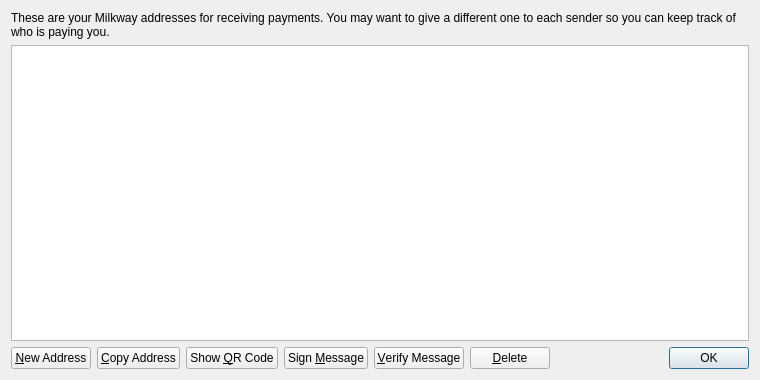
<?xml version="1.0" encoding="UTF-8"?>
<ui version="4.0">
 <class>AddressBookPage</class>
 <widget class="QWidget" name="AddressBookPage">
  <property name="geometry">
   <rect>
    <x>0</x>
    <y>0</y>
    <width>760</width>
    <height>380</height>
   </rect>
  </property>
  <property name="windowTitle">
   <string>Address Book</string>
  </property>
  <layout class="QVBoxLayout" name="verticalLayout">
   <item>
    <widget class="QLabel" name="labelExplanation">
     <property name="text">
      <string>These are your Milkway addresses for receiving payments. You may want to give a different one to each sender so you can keep track of who is paying you.</string>
     </property>
     <property name="textFormat">
      <enum>Qt::PlainText</enum>
     </property>
     <property name="wordWrap">
      <bool>true</bool>
     </property>
    </widget>
   </item>
   <item>
    <widget class="QTableView" name="tableView">
     <property name="contextMenuPolicy">
      <enum>Qt::CustomContextMenu</enum>
     </property>
     <property name="toolTip">
      <string>Double-click to edit address or label</string>
     </property>
     <property name="tabKeyNavigation">
      <bool>false</bool>
     </property>
     <property name="alternatingRowColors">
      <bool>true</bool>
     </property>
     <property name="selectionMode">
      <enum>QAbstractItemView::SingleSelection</enum>
     </property>
     <property name="selectionBehavior">
      <enum>QAbstractItemView::SelectRows</enum>
     </property>
     <property name="sortingEnabled">
      <bool>true</bool>
     </property>
     <attribute name="verticalHeaderVisible">
      <bool>false</bool>
     </attribute>
    </widget>
   </item>
   <item>
    <layout class="QHBoxLayout" name="horizontalLayout">
     <item>
      <widget class="QPushButton" name="newAddressButton">
       <property name="toolTip">
        <string>Create a new address</string>
       </property>
       <property name="text">
        <string>&amp;New Address</string>
       </property>
       <property name="icon">
        <iconset resource="../bitcoin.qrc">
         <normaloff>:/icons/add</normaloff>:/icons/add</iconset>
       </property>
      </widget>
     </item>
     <item>
      <widget class="QPushButton" name="copyToClipboard">
       <property name="toolTip">
        <string>Copy the currently selected address to the system clipboard</string>
       </property>
       <property name="text">
        <string>&amp;Copy Address</string>
       </property>
       <property name="icon">
        <iconset resource="../bitcoin.qrc">
         <normaloff>:/icons/editcopy</normaloff>:/icons/editcopy</iconset>
       </property>
      </widget>
     </item>
     <item>
      <widget class="QPushButton" name="showQRCode">
       <property name="text">
        <string>Show &amp;QR Code</string>
       </property>
       <property name="icon">
        <iconset resource="../bitcoin.qrc">
         <normaloff>:/icons/qrcode</normaloff>:/icons/qrcode</iconset>
       </property>
      </widget>
     </item>
     <item>
      <widget class="QPushButton" name="signMessage">
       <property name="toolTip">
        <string>Sign a message to prove you own a Milkway address</string>
       </property>
       <property name="text">
        <string>Sign &amp;Message</string>
       </property>
       <property name="icon">
        <iconset resource="../bitcoin.qrc">
         <normaloff>:/icons/edit</normaloff>:/icons/edit</iconset>
       </property>
      </widget>
     </item>
     <item>
      <widget class="QPushButton" name="verifyMessage">
       <property name="toolTip">
        <string>Verify a message to ensure it was signed with a specified Milkway address</string>
       </property>
       <property name="text">
        <string>&amp;Verify Message</string>
       </property>
       <property name="icon">
        <iconset resource="../bitcoin.qrc">
         <normaloff>:/icons/transaction_0</normaloff>:/icons/transaction_0</iconset>
       </property>
      </widget>
     </item>
     <item>
      <widget class="QPushButton" name="deleteButton">
       <property name="toolTip">
        <string>Delete the currently selected address from the list</string>
       </property>
       <property name="text">
        <string>&amp;Delete</string>
       </property>
       <property name="icon">
        <iconset resource="../bitcoin.qrc">
         <normaloff>:/icons/remove</normaloff>:/icons/remove</iconset>
       </property>
      </widget>
     </item>
     <item>
      <spacer name="horizontalSpacer">
       <property name="orientation">
        <enum>Qt::Horizontal</enum>
       </property>
       <property name="sizeHint" stdset="0">
        <size>
         <width>40</width>
         <height>20</height>
        </size>
       </property>
      </spacer>
     </item>
     <item>
      <widget class="QDialogButtonBox" name="buttonBox">
       <property name="sizePolicy">
        <sizepolicy hsizetype="Maximum" vsizetype="Fixed">
         <horstretch>0</horstretch>
         <verstretch>0</verstretch>
        </sizepolicy>
       </property>
       <property name="standardButtons">
        <set>QDialogButtonBox::Ok</set>
       </property>
      </widget>
     </item>
    </layout>
   </item>
  </layout>
 </widget>
 <resources>
  <include location="../bitcoin.qrc"/>
 </resources>
 <connections/>
</ui>
